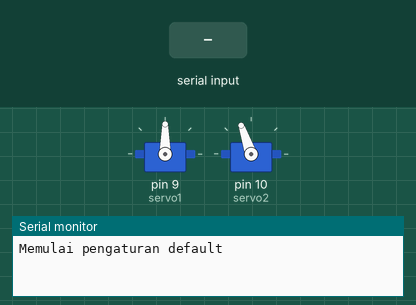
Simulated run of this sketch. Board: Arduino Uno, built with avr-gcc and run on an emulated ATmega328P. Shown: 2 × servo, the last lines printed to the serial monitor. Inputs (shaded band) come from the test bench.

Above: at 1.2 s.
1.3 s: "mov(\n" received over Serial
At 3.2 s:
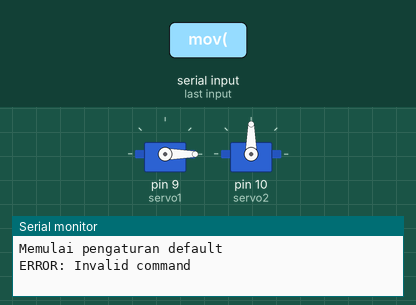
Timing chart, 0 to 4.7 s (numbered marks = the images above; inputs shaded):
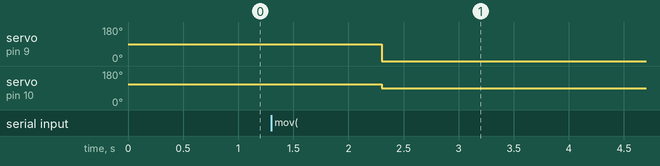

The sketch:

Robot_kepala.ino
```cpp
#include <Servo.h>
#include <Arduino_FreeRTOS.h>
#include <semphr.h>

Servo servo1;
Servo servo2;

SemaphoreHandle_t xSerialMutex;
uint8_t armDeg[2] = {90, 90};
uint8_t nextDeg[2] = {90, 90};

#define INPUT_SIZE 128
char inputBuffer[INPUT_SIZE];
uint8_t bufferIndex = 0;

void serialCommunication(void *pvParameters){
  while(1){
    while(Serial.available() > 0 && bufferIndex < INPUT_SIZE-1) {
      char c = Serial.read();

      if(c == '\n') {
        inputBuffer[bufferIndex] = '\0';
        processCommand(inputBuffer);
        bufferIndex = 0;
      } else {
        inputBuffer[bufferIndex++] = c;
      }
    }

    vTaskDelay(10 / portTICK_PERIOD_MS); // Yield to other tasks
  }
}

void processCommand(const char* command) {
  // Ambil mutex untuk operasi serial
  if(xSemaphoreTake(xSerialMutex, portMAX_DELAY)) {
    if(strncmp(command, "mov(", 4) == 0 && command[strlen(command)-1] == ')') {
      char params[strlen(command)-5];
      strncpy(params, command+4, strlen(command)-5);
      params[strlen(command)-5] = '\0';

      uint8_t index = 0;
      char* token = strtok(params, ",");

      while(token != NULL && index < 2) {
        nextDeg[index++] = atoi(token);
        token = strtok(NULL, ",");
      }

      if(index == 2) {
        moveAll(nextDeg[0], nextDeg[1]);
        Serial.println("OK: Servos moved");
      } else {
        Serial.println("ERROR: Invalid mov() arguments");
      }
    }
    else {
      Serial.println("ERROR: Invalid command");
      String data = Serial.readStringUntil('\n');
       int nilai = data.toInt();
      moveAll(nilai,90);
    }

    xSemaphoreGive(xSerialMutex);
  }
}

void moveAll(uint8_t servoDeg1, uint8_t servoDeg2){
  servo1.write(servoDeg1);
  servo2.write(servoDeg2);
}

void moveDefault() {
  if(xSemaphoreTake(xSerialMutex, portMAX_DELAY)) {
    Serial.println("Memulai pengaturan default");
    xSemaphoreGive(xSerialMutex);
  }

  moveAll(armDeg[1], armDeg[2]);
}

void setup() {
  Serial.begin(9600);

  servo1.attach(9);
  servo2.attach(10);

  xSerialMutex = xSemaphoreCreateMutex();
  xTaskCreate(
    serialCommunication,
    "SerialTask",
    256,  // Reduced stack size
    NULL,
    1,
    NULL
  );

  moveDefault();

}

void loop() {
  // put your main code here, to run repeatedly:

}
```

Measured:
- after the input at 1.3 s, servo on pin 9 (servo1): 90° → 0° after 1.0 s; servo on pin 10 (servo2): 109° → 90° after 1.0 s
